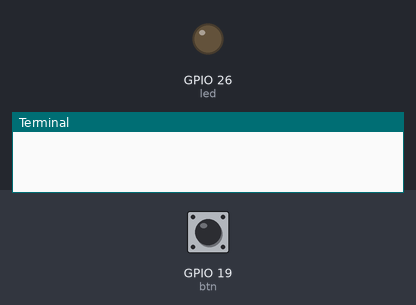
Bench run of a program on a simulated Raspberry Pi (BCM pin numbers). On the bench: output pins drawn as LEDs (lit = HIGH), the last lines printed to the terminal. Inputs (shaded band) come from the test bench; at power-on: GPIO 19 (btn) HIGH.

Above: at 1.2 s.
1.3 s: GPIO 19 (btn) pulled LOW for 0.15 s
At 1.55 s:
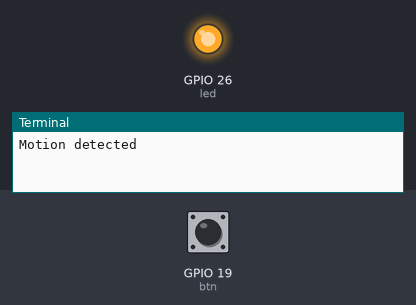
3.1 s: GPIO 19 (btn) pulled LOW for 3.2 s
At 7.4 s:
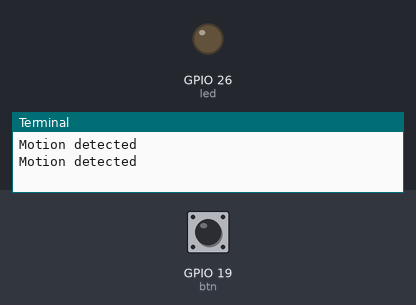
Timing chart, 0 to 8.9 s (numbered marks = the images above; inputs shaded):
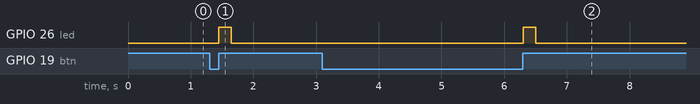

The program:

motion_button.py
```python
from gpiozero import LED, Button
from signal import pause
from time import sleep

led = LED(26)
btn = Button(19)

def action():
    print("Motion detected")
    led.on()
    sleep(.2)
    led.off()

btn.when_released = action

pause()
```

Measured:
- after the input at 1.3 s, GPIO 26 (led): LOW → HIGH after 0.15 s, → LOW 0.20 s later
- after the input at 3.1 s, GPIO 26 (led): LOW → HIGH after 3.2 s, → LOW 0.20 s later
